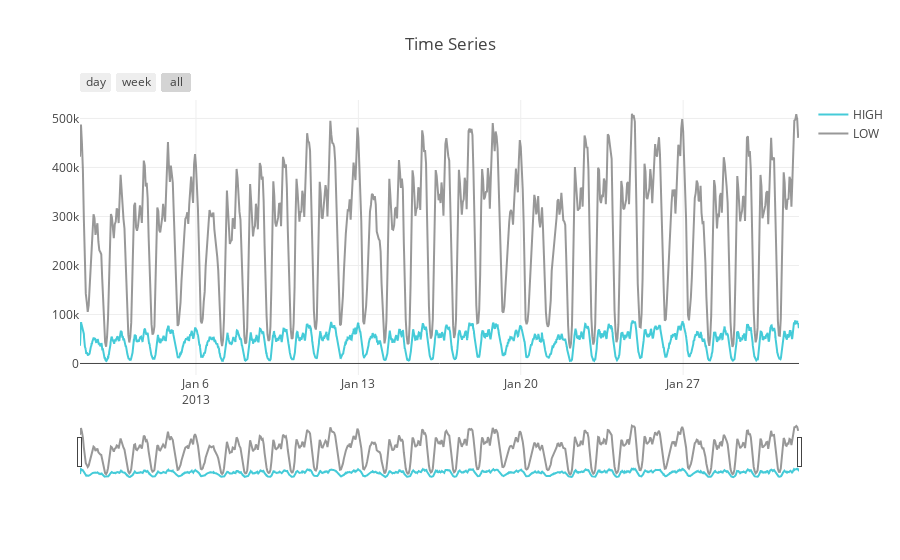

The notebook cell this image was saved under:
### Code cell
selection = "total_amount" # choose something in the resample_columns list
core.plot_time_series(hour_sample[selection], minute_sample[selection])

### Figure 1 — Plotly figure (JSON) as saved in the notebook; plotly's stock layout.template omitted (floating-point values rounded to 4 significant figures; data arrays with more than 128 entries replaced by an {"elided": "..."} marker saying what was removed)
{"data": [{"line": {"color": "#17BECF"}, "name": "HIGH", "opacity": 0.8, "type": "scatter", "uid": "b8724d86-af7b-11e8-9bf5-6c96cfdef807", "x": {"elided": "4464 str values"}, "y": {"elided": "4464 float values"}}, {"line": {"color": "#7F7F7F"}, "name": "LOW", "opacity": 0.8, "type": "scatter", "uid": "b872506a-af7b-11e8-9bf5-6c96cfdef807", "x": {"elided": "744 str values"}, "y": {"elided": "744 float values"}}], "layout": {"title": "Time Series", "xaxis": {"rangeselector": {"buttons": [{"count": 1, "label": "day", "step": "day", "stepmode": "backward"}, {"count": 7, "label": "week", "step": "day", "stepmode": "backward"}, {"step": "all"}]}, "rangeslider": {"visible": true}, "type": "date"}}}
